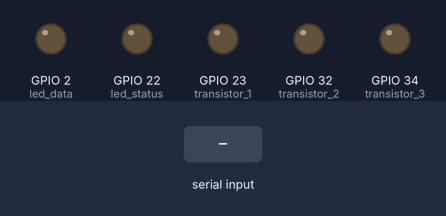
Bench run of a sketch on a simulated ESP32. On the bench: output pins drawn as LEDs (lit = HIGH). Dashed ring = blinking. The test bench sets the inputs (shaded band). Nothing arrives over Bluetooth unless stated.

Above: at 1.2 s.
1.3 s: "A" received over the second serial link
At 4.1 s:
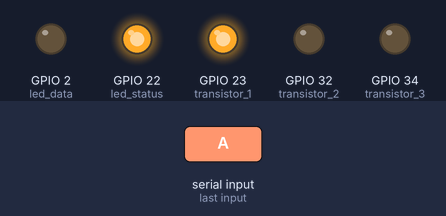
4.3 s: "a" received over the second serial link
At 4.95 s:
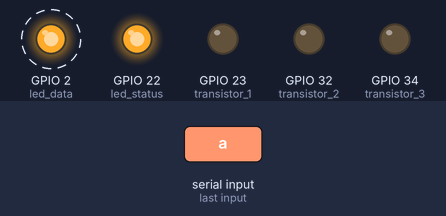
7.3 s: "B" received over the second serial link
At 8.55 s:
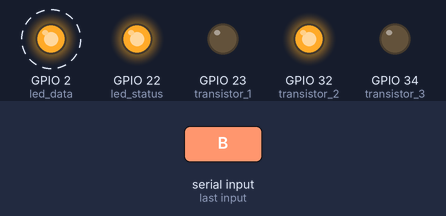
10.3 s: "C" received over the second serial link
At 12.15 s:
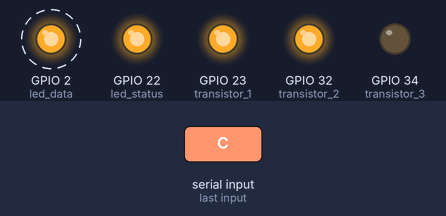
13.3 s: "b" received over the second serial link
At 14.65 s:
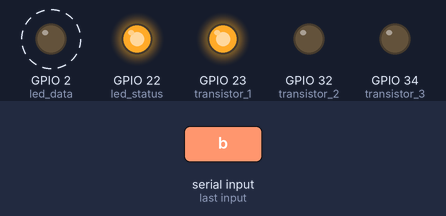
16.3 s: "c" received over the second serial link
At 19.9 s:
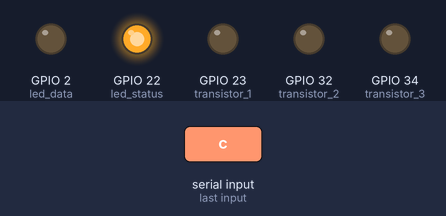
Timing chart, 0 to 20.3 s (numbered marks = the images above; inputs shaded):
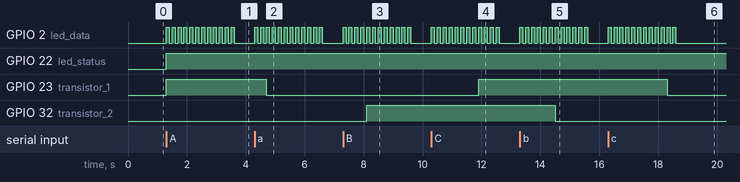

The sketch:

esp_ble.ino
```cpp
#include "BluetoothSerial.h"

#if !defined(CONFIG_BT_ENABLED) || !defined(CONFIG_BLUEDROID_ENABLED)
#error Bluetooth is not enabled! Please run `make menuconfig` to and enable it
#endif

BluetoothSerial SerialBT;

#define led_data 2
#define led_status 22
#define transistor_1 23
#define transistor_2 32
#define transistor_3 34
//#define transistor_4

char entrada;
void setup()
{
  SerialBT.begin("ESP32");
  pinMode(led_data, OUTPUT);
  pinMode(led_status, OUTPUT);
  pinMode(transistor_1, OUTPUT);
  pinMode(transistor_2, OUTPUT);
  pinMode(transistor_3, OUTPUT);
  //pinMode(transistor_1, OUTPUT);

}

void loop()
{
  if (SerialBT.available())
  {
    entrada = SerialBT.read();

    if (entrada != '0')
      digitalWrite(led_status, HIGH);
    else {
      digitalWrite(led_status, LOW);
    }
//---------------------------------------
    if (entrada == 'A')
      digitalWrite(transistor_1, HIGH);
      recebeu_dados();

    if (entrada == 'a')
      digitalWrite(transistor_1, LOW);
      recebeu_dados();
//---------------------------------------

    if (entrada == 'B')
      digitalWrite(transistor_2, HIGH);
      recebeu_dados();

    if (entrada == 'b')
      digitalWrite(transistor_2, LOW);
      recebeu_dados();

//---------------------------------------

    if (entrada == 'C')
      digitalWrite(transistor_1, HIGH);
      recebeu_dados();

    if (entrada == 'c')
      digitalWrite(transistor_1, LOW);
      recebeu_dados();
//---------------------------------------

    //if (entrada == 'B')
      //digitalWrite(transistor_2, HIGH);
      //recebeu_dados();

    //if (entrada == 'b')
      //digitalWrite(transistor_2, LOW);
      //recebeu_dados();
//---------------------------------------
  }
}

void recebeu_dados(){
  digitalWrite(led_data, HIGH);
  delay(100);
  digitalWrite(led_data, LOW);
  delay(100);
  digitalWrite(led_data, HIGH);
  delay(100);
  digitalWrite(led_data, LOW);
  delay(100);
  }
```

Measured:
- after the input at 1.3 s, GPIO 2 (led_data): alternates HIGH for 0.10 s and LOW for 0.10 s, 24 changes in all, then stays LOW, starting at once; GPIO 22 (led_status), GPIO 23 (transistor_1): LOW → HIGH at once
- after the input at 4.3 s, GPIO 2 (led_data): alternates HIGH for 0.10 s and LOW for 0.10 s, 24 changes in all, then stays LOW, starting at once; GPIO 23 (transistor_1): HIGH → LOW after 0.40 s
- after the input at 7.3 s, GPIO 2 (led_data): alternates HIGH for 0.10 s and LOW for 0.10 s, 24 changes in all, then stays LOW, starting at once; GPIO 32 (transistor_2): LOW → HIGH after 0.80 s
- after the input at 10.3 s, GPIO 2 (led_data): alternates HIGH for 0.10 s and LOW for 0.10 s, 24 changes in all, then stays LOW, starting at once; GPIO 23 (transistor_1): LOW → HIGH after 1.6 s
- after the input at 13.3 s, GPIO 2 (led_data): alternates HIGH for 0.10 s and LOW for 0.10 s, 24 changes in all, then stays LOW, starting at once; GPIO 32 (transistor_2): HIGH → LOW after 1.2 s
- after the input at 16.3 s, GPIO 2 (led_data): alternates HIGH for 0.10 s and LOW for 0.10 s, 24 changes in all, then stays LOW, starting at once; GPIO 23 (transistor_1): HIGH → LOW after 2.0 s
